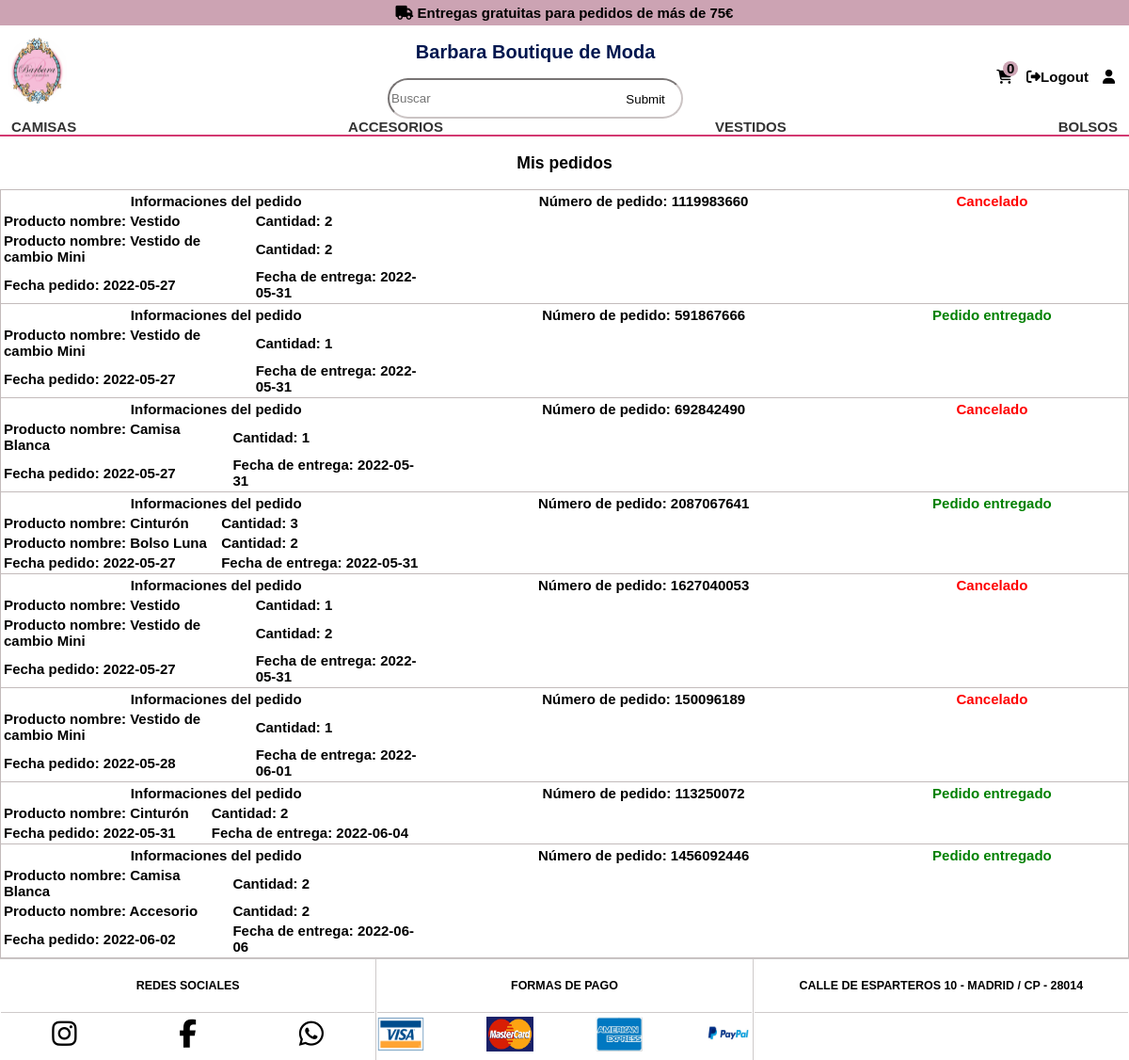
The page /php/controlador/buscarPedidos.php (signed in) on the database its author committed.
### tables this page shows
CREATE TABLE `pedidos` (
  `id_pedidos` int NOT NULL AUTO_INCREMENT,
  `numeroPedido` int DEFAULT NULL,
  `fechaPedido` date DEFAULT NULL,
  `fechaEntrega` date NOT NULL,
  `cancelado` tinyint(1) NOT NULL DEFAULT '0',
  `usuario_id` int DEFAULT NULL,
  `direcciones_id` int DEFAULT NULL,
  `tarjeta_id` int DEFAULT NULL,
  PRIMARY KEY (`id_pedidos`)
);

CREATE TABLE `producto` (
  `id_producto` int NOT NULL AUTO_INCREMENT,
  `nombre` varchar(30) DEFAULT NULL,
  `titulo` varchar(100) DEFAULT NULL,
  `precio` decimal(5,2) DEFAULT NULL,
  `descripcion` varchar(700) DEFAULT NULL,
  `imagen_producto` varchar(150) DEFAULT NULL,
  `categorias_id` int DEFAULT NULL,
  `cantidad` int DEFAULT NULL,
  PRIMARY KEY (`id_producto`)
);

CREATE TABLE `pedidos_productos` (
  `id_pedidos_Productos` int NOT NULL AUTO_INCREMENT,
  `cantidad` int DEFAULT NULL,
  `pedidos_id` int DEFAULT NULL,
  `productos_id` int DEFAULT NULL,
  PRIMARY KEY (`id_pedidos_Productos`)
);

### php/controlador/buscarPedidos.php (called while the page is built)
<?php
require_once(__DIR__."/../modelo/modeloMetodoPedidos.php");
    $pedidos = new modeloPedidos();
    $datos = $pedidos->mostrarPedidos();
    require_once(__DIR__."/../vista/misPedidos.php");
?>

### php/config/conexion.php (called while the page is built)
<?php
    function conectarse_parampdo($bd){
    $servername = "localhost";
    $username = "root";
    $password = "root";
    try {
        $conect = new PDO("mysql:host=$servername;dbname=$bd", $username, $password);
      $conect->setAttribute(PDO::ATTR_ERRMODE, PDO::ERRMODE_EXCEPTION);
    } catch(PDOException $e) {
        $conect->rollback();
        echo "la conexion ha fallado". $e->getMessage();
        exit;
  }
     return $conect;
  }
?>

### php/modelo/modeloMetodoPedidos.php (called while the page is built, shortened)
<?php
require_once ($_SERVER['DOCUMENT_ROOT']."/dashboard/TiendaOnlineTFG/php/config/conexion.php");
class modeloPedidos {
    public function __construct() {
        $this->productoDevuelto = array();
        $this->dbh = conectarse_parampdo("formulariotienda");
    }
    public function mostrarPedidos(){
        $id_usuario = $_SESSION['usuario'];
        $mostrarPedidos=$this->dbh->prepare("SELECT *, JSON_ARRAYAGG(json_object(
            'cantidad', pp.cantidad,
            'productos_id', pp.productos_id,
            'productos_nombre', t.nombre
        )) AS pedidosProd FROM pedidos p inner join pedidos_productos pp on p.id_pedidos = pp.pedidos_id inner join producto t on pp.productos_id = t.id_producto where usuario_id =$id_usuario group by p.id_pedidos order by p.fechaPedido;");
        $mostrarPedidos->execute();
        $estadoPedido= $mostrarPedidos->fetchAll(PDO::FETCH_OBJ);
        if (!empty($estadoPedido)){
            foreach ($estadoPedido as $res)
        {
            $this->productoDevuelto[]=$res;
        }
            return $this->productoDevuelto;
            $this->dbh=null;
        }
    }
}
?>

### php/vista/misPedidos.php (the view, shortened to what this page needs)
<!DOCTYPE html>
<html lang="en">
    <head>
        <link rel="stylesheet" href="../../css/estilos.css">
        <link rel="stylesheet" href="../../css/estilosEspecificos.css">
    </head>
    <body>
        <div class="container">
            <?php include ($_SERVER['DOCUMENT_ROOT']."/dashboard/TiendaOnlineTFG/php/controlador/header.php"); ?>
            <div class="contenedorGeneralInfo">
                <h3>Mis pedidos</h3>
                <?php
                    if(isset($datos)) {
                    foreach ($datos as $dato) {
                ?>
                <table>
                    <tr>
                        <th colspan="3">Informaciones del pedido</th>
                        <th colspan="3">Número de pedido: <?php echo $dato->numeroPedido; ?></th>
                        <th class="<?php echo $dato->cancelado == 1 ? 'cancelado' :'entregado' ?>" colspan="3"><?php
                            if($dato->cancelado == 1){
                                echo "Cancelado";
                            } else if ($dato->fechaEntrega > date("Y-m-d H:m:s")){
                                echo "Pendiente de entrega";
                            } else {
                                echo "<p>Pedido entregado</p>";
                            };?></th>
                    </tr>
                    <?php
                        foreach(json_decode($dato->pedidosProd, true) as $producto) {
                    ?>
                    <tr>
                        <td>Producto nombre: <?php echo $producto['productos_nombre'] ?></td>
                        <td>Cantidad: <?php echo $producto['cantidad'] ?></td>
                    </tr>
                    <?php } ?>
                    <tr>
                        <td>Fecha pedido: <?php echo $dato->fechaPedido; ?></td>
                        <td>Fecha de entrega: <?php echo $dato->fechaEntrega; ?></td>
                    </tr>
                </table>
                <?php
                        }
                    }    else {
                ?>
                <p>No tienes pedidos.</p>
                <?php
                }
                ?>
            </div>
        </div>
        <?php include ($_SERVER['DOCUMENT_ROOT']."/dashboard/TiendaOnlineTFG/php/vista/footer.php"); ?>
    </body>
</html>

### css/estilos.css (style rules this page uses)
body { font-size: 15px; background-color: #ffffff; margin: 0; font-family: Futura, Calibri, sans-serif; font-weight: 700; }
p { margin: 0; }
.container { width: 100%; }
.contenedorGeneralInfo { min-height: calc(100vh - 272px); }

### css/estilosEspecificos.css (style rules this page uses)
h3 { text-align: center; }
table:first-of-type { border-top: 1px solid #c3bbbb; }
table { border: 1px solid #c3bbbb; border-top: 0px; }
table { width: 100%; }
table th { width: 38%; }
.cancelado { color:red; }
.entregado { color: green; }

### rows shown on the page
pedidos: numeroPedido "1119983660", cancelado "Cancelado", productos_nombre "Vestido", cantidad "2", productos_nombre "Vestido de cambio Mini", fechaPedido "2022-05-27", fechaEntrega "2022-05-31"
pedidos: numeroPedido "591867666", cancelado "Pedido entregado", productos_nombre "Vestido de cambio Mini", cantidad "1", fechaPedido "2022-05-27", fechaEntrega "2022-05-31"
pedidos: numeroPedido "692842490", cancelado "Cancelado", producto.nombre "Camisa Blanca", cantidad "1", fechaPedido "2022-05-27", fechaEntrega "2022-05-31"
pedidos: numeroPedido "2087067641", cancelado "Pedido entregado", productos_nombre "Cinturón", cantidad "3", productos_nombre "Bolso Luna", cantidad "2", fechaPedido "2022-05-27", fechaEntrega "2022-05-31"
pedidos: numeroPedido "1627040053", cancelado "Cancelado", producto.nombre "Vestido", producto.cantidad "1", productos_nombre "Vestido de cambio Mini", cantidad "2", fechaPedido "2022-05-27", fechaEntrega "2022-05-31"
pedidos: numeroPedido "150096189", cancelado "Cancelado", productos_nombre "Vestido de cambio Mini", cantidad "1", fechaPedido "2022-05-28", fechaEntrega "2022-06-01"
pedidos: numeroPedido "113250072", cancelado "Pedido entregado", productos_nombre "Cinturón", cantidad "2", fechaPedido "2022-05-31", fechaEntrega "2022-06-04"
pedidos: numeroPedido "1456092446", cancelado "Pedido entregado", producto.nombre "Camisa Blanca", pedidos_productos.cantidad "2", productos_nombre "Accesorio", cantidad "2", fechaPedido "2022-06-02", fechaEntrega "2022-06-06"

### other values the page prints
$cantidadCestaTotal "0"
